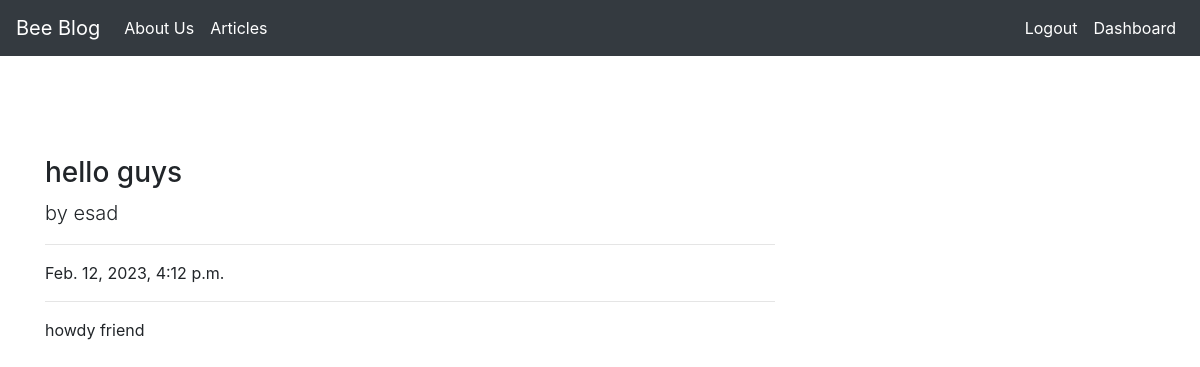
Screenshot of /articles/article/3 (signed in) with the database file from the repository.
### article/models.py (models this page shows, shortened)
class Article(models.Model):
    author=models.ForeignKey("auth.User",on_delete=models.CASCADE)
    title=models.CharField(max_length=50)
    content=RichTextField()
    created_date=models.DateTimeField(auto_now_add=True)
    article_image=models.ImageField(blank=True,null=True,verbose_name="Add image to the article",upload_to='media/')

### article/views.py (the view)
# urls.py: path('article/<int:id>',views.detail,name="detail"),
def detail(request,id):
    article=get_object_or_404(Article,id=id)
    return render(request,"detail.html",{"article":article})

### templates/detail.html (shortened to what this page needs)
{% extends "layout.html" %}
{% block body %}
<div class="row">
    <div class="col-lg-8">
            <h3>{{article.title}}</h3>
            <p class="lead">by
                {{article.author.username}}</p>
            <hr>
            <p>{{article.created_date}}</p>
            <hr>
            <p>
                {{article.content|safe}}
            </p>
    </div>
</div>
{% endblock body %}

### rows the page displays
Article: title "hello guys", author.username "esad", created_date "Feb. 12, 2023, 4:12 p.m.", content "howdy friend"
